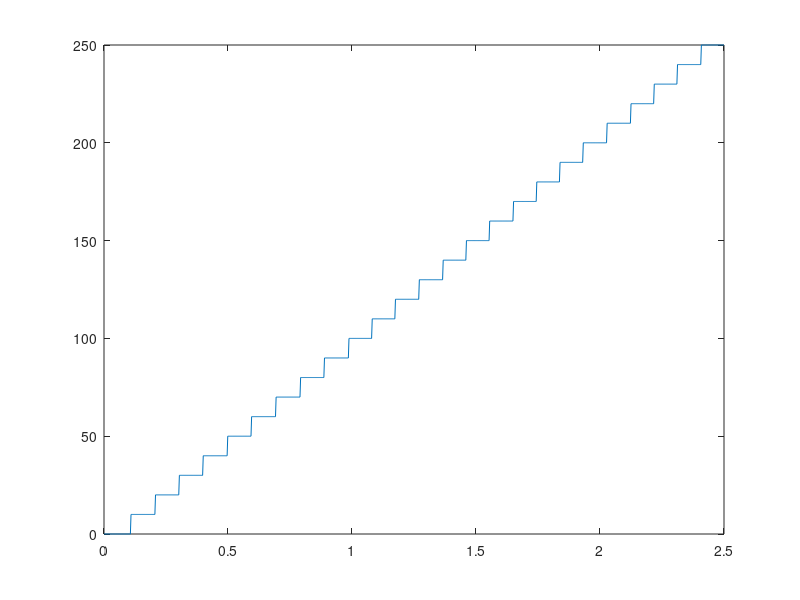
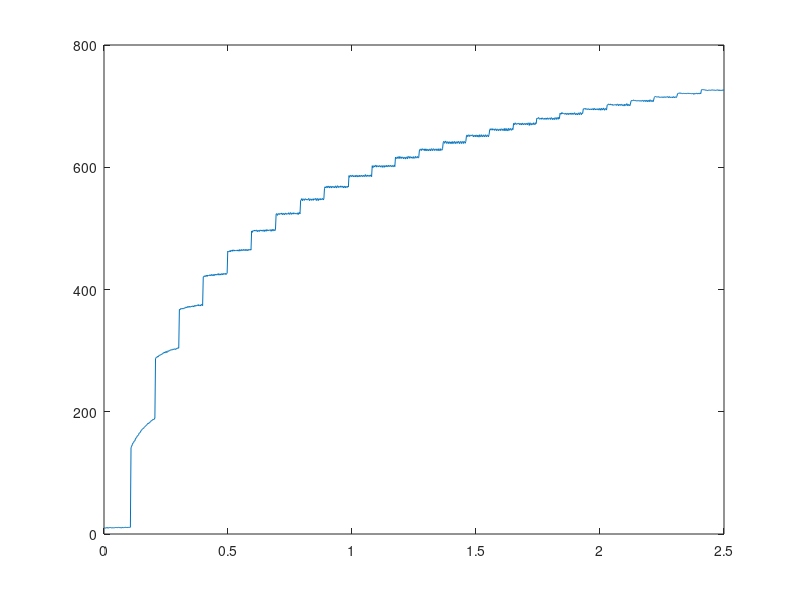
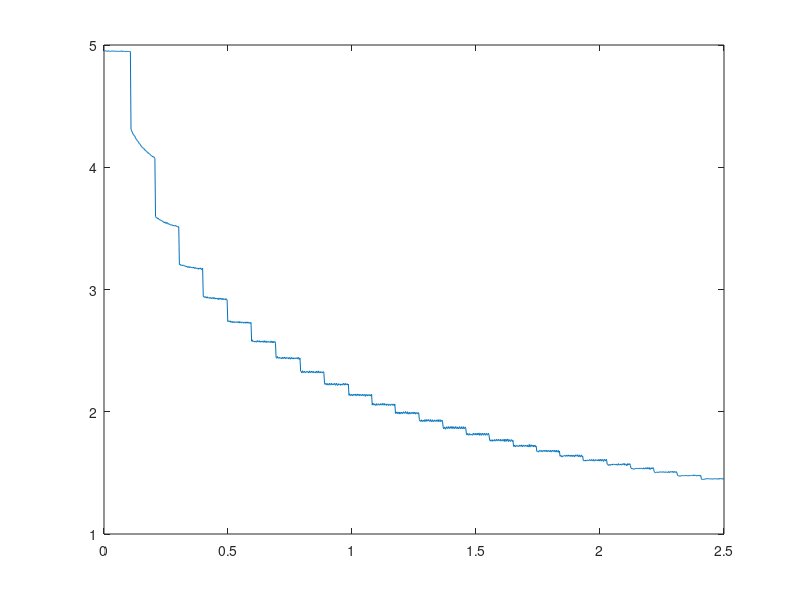

These figures' MATLAB source, in order:
values = [10.20,0;
9.80,0;
9.60,0;
9.80,0;
10.40,0;
10.80,0;
9.60,0;
9.80,0;
10.60,0;
10.40,0;
10.60,0;
10.40,0;
10.00,0;
10.00,0;
10.40,0;
10.20,0;
10.00,0;
10.20,0;
10.60,0;
10.60,0;
10.60,0;
10.20,0;
10.60,0;
10.80,0;
10.80,0;
10.40,0;
10.60,0;
10.20,0;
9.80,0;
11.00,0;
10.40,0;
10.40,0;
10.60,0;
10.60,0;
11.40,0;
10.60,0;
10.60,0;
11.00,0;
10.40,0;
11.00,0;
10.80,0;
10.80,0;
11.00,0;
141.20,10;
143.60,10;
146.00,10;
148.80,10;
149.40,10;
152.00,10;
152.20,10;
155.40,10;
157.00,10;
158.00,10;
160.60,10;
161.20,10;
162.20,10;
165.20,10;
165.40,10;
166.80,10;
169.20,10;
170.00,10;
171.60,10;
172.40,10;
172.80,10;
174.40,10;
175.60,10;
176.20,10;
177.60,10;
178.20,10;
179.80,10;
181.00,10;
180.40,10;
182.40,10;
182.60,10;
183.80,10;
185.00,10;
185.80,10;
186.00,10;
187.60,10;
187.00,10;
188.00,10;
189.60,10;
287.20,20;
288.60,20;
288.60,20;
290.60,20;
289.80,20;
291.00,20;
292.60,20;
292.20,20;
293.40,20;
293.60,20;
293.60,20;
295.40,20;
295.80,20;
295.80,20;
297.80,20;
296.20,20;
297.20,20;
298.80,20;
296.80,20;
298.80,20;
299.60,20;
298.80,20;
300.20,20;
300.60,20;
300.60,20;
301.60,20;
301.00,20;
301.40,20;
302.60,20;
301.80,20;
302.80,20;
303.00,20;
301.80,20;
303.20,20;
303.80,20;
303.60,20;
304.80,20;
304.00,20;
367.40,30;
366.80,30;
368.80,30;
368.80,30;
368.00,30;
369.40,30;
368.40,30;
369.00,30;
370.00,30;
369.40,30;
370.80,30;
371.40,30;
370.20,30;
372.00,30;
372.20,30;
370.80,30;
372.60,30;
371.00,30;
371.80,30;
372.80,30;
371.80,30;
372.80,30;
373.20,30;
371.60,30;
373.60,30;
374.00,30;
372.60,30;
374.00,30;
373.60,30;
373.80,30;
375.40,30;
373.20,30;
374.00,30;
374.80,30;
373.00,30;
375.60,30;
375.60,30;
373.60,30;
420.40,40;
421.40,40;
422.40,40;
421.00,40;
422.80,40;
423.40,40;
421.20,40;
423.60,40;
422.80,40;
422.80,40;
424.00,40;
422.60,40;
423.60,40;
424.60,40;
422.60,40;
423.80,40;
424.60,40;
422.40,40;
424.60,40;
425.00,40;
423.40,40;
425.00,40;
423.80,40;
424.80,40;
426.00,40;
423.40,40;
425.20,40;
425.60,40;
423.60,40;
425.60,40;
426.00,40;
424.00,40;
426.20,40;
424.80,40;
425.60,40;
426.60,40;
424.40,40;
426.00,40;
426.40,40;
462.80,50;
461.60,50;
462.00,50;
463.40,50;
461.60,50;
464.20,50;
463.80,50;
462.40,50;
464.80,50;
464.40,50;
462.80,50;
464.60,50;
463.40,50;
463.80,50;
464.40,50;
463.00,50;
464.40,50;
464.60,50;
462.60,50;
465.40,50;
464.00,50;
463.20,50;
465.40,50;
464.00,50;
463.80,50;
465.60,50;
463.80,50;
464.60,50;
465.60,50;
463.40,50;
465.40,50;
465.20,50;
463.40,50;
465.60,50;
465.20,50;
464.40,50;
466.00,50;
464.40,50;
495.80,60;
493.40,60;
496.40,60;
496.00,60;
495.60,60;
497.20,60;
495.60,60;
496.60,60;
497.40,60;
494.60,60;
496.60,60;
496.60,60;
494.80,60;
497.00,60;
497.20,60;
495.80,60;
497.20,60;
495.40,60;
497.00,60;
497.40,60;
494.80,60;
497.40,60;
497.40,60;
495.20,60;
498.00,60;
497.40,60;
496.00,60;
497.40,60;
496.60,60;
497.40,60;
497.80,60;
495.20,60;
497.80,60;
498.40,60;
495.60,60;
498.20,60;
497.60,60;
496.20,60;
499.00,60;
523.40,70;
524.20,70;
521.20,70;
523.80,70;
524.20,70;
522.60,70;
524.40,70;
523.60,70;
523.60,70;
525.20,70;
522.40,70;
524.00,70;
524.60,70;
522.20,70;
524.20,70;
525.20,70;
522.80,70;
524.40,70;
523.60,70;
523.40,70;
525.60,70;
522.80,70;
524.60,70;
525.80,70;
522.80,70;
524.80,70;
525.20,70;
523.20,70;
525.60,70;
524.40,70;
523.80,70;
525.00,70;
523.40,70;
524.40,70;
525.40,70;
522.60,70;
525.00,70;
526.20,70;
523.60,70;
545.80,80;
546.40,80;
548.80,80;
545.20,80;
547.80,80;
548.20,80;
545.80,80;
548.20,80;
548.40,80;
546.40,80;
547.60,80;
546.40,80;
547.40,80;
549.00,80;
545.40,80;
547.60,80;
548.20,80;
545.80,80;
548.00,80;
548.00,80;
545.80,80;
548.60,80;
547.40,80;
547.40,80;
549.00,80;
545.60,80;
548.20,80;
548.80,80;
545.40,80;
548.40,80;
548.40,80;
546.40,80;
548.80,80;
547.20,80;
547.40,80;
549.00,80;
546.60,80;
548.20,80;
565.60,90;
568.20,90;
566.20,90;
566.80,90;
569.20,90;
566.60,90;
568.20,90;
569.20,90;
566.00,90;
568.40,90;
568.80,90;
566.00,90;
568.80,90;
567.80,90;
567.00,90;
568.60,90;
566.20,90;
568.20,90;
569.60,90;
566.00,90;
568.40,90;
569.80,90;
566.80,90;
568.80,90;
567.80,90;
567.20,90;
569.60,90;
567.40,90;
568.00,90;
569.20,90;
566.20,90;
568.20,90;
569.20,90;
566.20,90;
568.80,90;
568.20,90;
566.80,90;
569.00,90;
567.60,90;
586.40,100;
583.60,100;
586.40,100;
586.80,100;
584.60,100;
586.20,100;
587.00,100;
584.20,100;
586.00,100;
586.00,100;
584.20,100;
587.00,100;
586.40,100;
584.00,100;
586.60,100;
585.80,100;
584.40,100;
587.00,100;
585.40,100;
584.80,100;
587.00,100;
585.80,100;
584.60,100;
587.00,100;
585.80,100;
584.80,100;
588.00,100;
585.20,100;
585.00,100;
587.40,100;
585.20,100;
585.40,100;
587.00,100;
585.00,100;
585.80,100;
587.60,100;
584.60,100;
602.60,110;
599.20,110;
601.80,110;
602.60,110;
600.40,110;
602.60,110;
603.40,110;
600.20,110;
602.40,110;
602.20,110;
600.40,110;
602.80,110;
602.20,110;
600.20,110;
602.60,110;
602.00,110;
599.80,110;
602.80,110;
601.60,110;
599.80,110;
602.80,110;
602.00,110;
600.60,110;
603.20,110;
601.40,110;
600.80,110;
603.40,110;
601.60,110;
601.20,110;
603.20,110;
601.60,110;
601.00,110;
603.00,110;
601.00,110;
601.00,110;
603.80,110;
601.00,110;
616.60,120;
614.00,120;
615.80,120;
617.00,120;
614.20,120;
616.40,120;
617.60,120;
614.20,120;
617.00,120;
616.80,120;
614.40,120;
616.80,120;
616.40,120;
613.80,120;
616.20,120;
616.20,120;
613.40,120;
616.80,120;
616.20,120;
613.80,120;
617.80,120;
616.40,120;
614.60,120;
617.60,120;
616.00,120;
614.80,120;
617.00,120;
616.20,120;
614.40,120;
617.40,120;
615.80,120;
614.60,120;
617.80,120;
615.80,120;
615.20,120;
617.60,120;
615.40,120;
615.60,120;
626.80,130;
629.40,130;
629.80,130;
627.20,130;
630.00,130;
630.20,130;
627.80,130;
629.40,130;
630.00,130;
626.80,130;
630.00,130;
629.60,130;
626.80,130;
629.40,130;
629.00,130;
626.80,130;
629.80,130;
629.40,130;
626.80,130;
630.40,130;
629.40,130;
627.20,130;
630.40,130;
629.40,130;
627.40,130;
630.00,130;
629.00,130;
627.40,130;
630.20,130;
628.40,130;
627.00,130;
630.40,130;
628.80,130;
627.00,130;
630.40,130;
628.80,130;
627.80,130;
630.80,130;
640.60,140;
642.40,140;
639.20,140;
641.40,140;
643.00,140;
639.00,140;
640.80,140;
641.80,140;
638.60,140;
641.60,140;
641.60,140;
638.60,140;
641.20,140;
641.60,140;
638.40,140;
642.00,140;
641.00,140;
638.80,140;
642.20,140;
641.20,140;
638.60,140;
641.40,140;
641.80,140;
639.20,140;
642.40,140;
640.80,140;
638.60,140;
642.20,140;
641.20,140;
638.80,140;
642.20,140;
641.00,140;
638.80,140;
642.40,140;
641.00,140;
639.20,140;
642.20,140;
651.40,150;
652.80,150;
650.00,150;
652.00,150;
653.20,150;
650.40,150;
652.00,150;
652.60,150;
651.20,150;
652.60,150;
653.00,150;
649.60,150;
652.20,150;
652.00,150;
649.80,150;
652.80,150;
652.20,150;
649.60,150;
652.60,150;
652.00,150;
649.20,150;
653.20,150;
652.00,150;
649.80,150;
653.20,150;
651.60,150;
649.80,150;
653.00,150;
651.80,150;
649.80,150;
653.20,150;
651.60,150;
649.80,150;
653.00,150;
652.00,150;
649.80,150;
653.60,150;
661.40,160;
663.00,160;
660.60,160;
662.40,160;
663.20,160;
660.60,160;
662.40,160;
662.60,160;
660.20,160;
662.80,160;
662.40,160;
659.80,160;
662.20,160;
662.40,160;
659.80,160;
661.80,160;
662.40,160;
660.00,160;
663.00,160;
662.00,160;
660.20,160;
662.80,160;
662.40,160;
659.60,160;
663.60,160;
662.20,160;
659.60,160;
663.20,160;
662.00,160;
659.40,160;
663.60,160;
662.40,160;
660.40,160;
663.40,160;
661.80,160;
660.40,160;
663.60,160;
661.60,160;
671.80,170;
669.40,170;
672.00,170;
672.60,170;
670.00,170;
671.00,170;
671.60,170;
670.40,170;
672.00,170;
671.80,170;
669.40,170;
671.40,170;
671.60,170;
669.20,170;
672.40,170;
671.20,170;
669.40,170;
671.40,170;
671.60,170;
669.60,170;
671.80,170;
671.20,170;
669.40,170;
672.60,170;
671.80,170;
668.40,170;
672.80,170;
671.20,170;
669.00,170;
671.80,170;
671.20,170;
669.60,170;
672.80,170;
671.40,170;
669.60,170;
672.80,170;
671.40,170;
680.20,180;
679.80,180;
680.20,180;
681.40,180;
678.60,180;
679.40,180;
680.00,180;
678.40,180;
680.60,180;
680.60,180;
678.40,180;
679.40,180;
680.20,180;
678.20,180;
680.00,180;
680.40,180;
678.20,180;
680.80,180;
680.00,180;
678.40,180;
680.20,180;
680.60,180;
678.20,180;
681.20,180;
680.20,180;
678.00,180;
680.20,180;
679.40,180;
678.00,180;
681.20,180;
679.80,180;
678.20,180;
681.40,180;
680.40,180;
678.40,180;
681.80,180;
679.60,180;
688.40,190;
686.80,190;
687.20,190;
689.60,190;
687.60,190;
688.20,190;
688.00,190;
686.80,190;
687.60,190;
688.40,190;
686.20,190;
688.00,190;
688.20,190;
686.00,190;
688.20,190;
688.00,190;
686.40,190;
688.60,190;
688.20,190;
686.20,190;
688.60,190;
688.20,190;
686.40,190;
689.20,190;
688.00,190;
685.80,190;
688.00,190;
687.60,190;
685.60,190;
689.00,190;
687.80,190;
686.00,190;
689.60,190;
688.40,190;
686.00,190;
689.00,190;
688.00,190;
695.60,200;
695.40,200;
695.40,200;
696.40,200;
694.60,200;
695.60,200;
695.60,200;
694.40,200;
695.60,200;
695.60,200;
693.80,200;
695.00,200;
695.40,200;
693.80,200;
695.80,200;
695.40,200;
693.60,200;
696.40,200;
695.80,200;
693.80,200;
695.60,200;
695.20,200;
694.00,200;
695.80,200;
695.60,200;
693.40,200;
696.20,200;
695.60,200;
693.20,200;
696.40,200;
695.00,200;
693.60,200;
697.00,200;
695.20,200;
693.20,200;
696.20,200;
695.00,200;
693.60,200;
701.60,210;
701.80,210;
703.60,210;
702.80,210;
702.00,210;
703.60,210;
702.20,210;
702.00,210;
703.00,210;
701.20,210;
701.80,210;
702.40,210;
702.00,210;
701.80,210;
702.60,210;
701.20,210;
703.20,210;
703.00,210;
700.60,210;
702.80,210;
702.40,210;
701.20,210;
703.00,210;
702.80,210;
700.80,210;
702.40,210;
702.00,210;
700.20,210;
703.20,210;
702.00,210;
701.00,210;
704.00,210;
703.20,210;
700.40,210;
702.80,210;
702.40,210;
700.60,210;
703.60,210;
708.20,220;
709.40,220;
708.80,220;
709.20,220;
710.20,220;
709.20,220;
709.00,220;
709.40,220;
708.40,220;
708.60,220;
709.00,220;
708.40,220;
709.00,220;
709.00,220;
708.00,220;
709.00,220;
708.60,220;
708.00,220;
709.40,220;
709.20,220;
707.60,220;
709.40,220;
709.00,220;
707.60,220;
709.60,220;
708.40,220;
707.20,220;
709.60,220;
708.40,220;
707.20,220;
710.40,220;
709.40,220;
707.40,220;
709.40,220;
709.00,220;
707.20,220;
710.00,220;
714.20,230;
715.60,230;
715.80,230;
715.20,230;
715.00,230;
714.80,230;
715.40,230;
715.40,230;
714.40,230;
714.40,230;
714.80,230;
714.40,230;
715.00,230;
715.00,230;
714.00,230;
715.00,230;
715.40,230;
714.20,230;
715.20,230;
714.60,230;
714.60,230;
715.60,230;
715.00,230;
713.80,230;
715.60,230;
714.80,230;
713.80,230;
714.80,230;
714.80,230;
713.40,230;
715.60,230;
715.00,230;
713.60,230;
715.40,230;
714.80,230;
714.00,230;
716.00,230;
720.20,240;
721.00,240;
721.00,240;
721.00,240;
721.80,240;
720.80,240;
721.20,240;
720.80,240;
720.40,240;
720.80,240;
721.00,240;
720.60,240;
720.80,240;
720.60,240;
720.40,240;
720.80,240;
721.00,240;
720.60,240;
721.20,240;
720.60,240;
720.60,240;
720.60,240;
720.20,240;
720.40,240;
720.60,240;
720.80,240;
719.20,240;
720.80,240;
720.60,240;
720.00,240;
721.40,240;
720.80,240;
719.80,240;
721.20,240;
720.40,240;
720.00,240;
721.60,240;
720.40,240;
726.20,250;
727.20,250;
726.80,250;
727.00,250;
726.80,250;
726.60,250;
726.60,250;
725.80,250;
726.40,250;
725.80,250;
725.40,250;
726.20,250;
726.40,250;
726.00,250;
726.00,250;
725.80,250;
726.20,250;
726.80,250;
726.20,250;
726.00,250;
726.40,250;
726.20,250;
725.60,250;
726.00,250;
726.00,250;
726.20,250;
726.80,250;
726.00,250;
725.40,250;
726.60,250;
725.60,250;
726.00,250;
725.60,250;
726.20,250;
725.80,250;
726.80,250;
725.80,250;
]

AR = values(:,1);
PWM = values(:,2);

t = linspace(0,2.5,length(PWM));

figure
plot(t,PWM)
figure
plot(t,AR)

vldr = 5-(AR*5/1023);

figure
plot(t,vldr);
